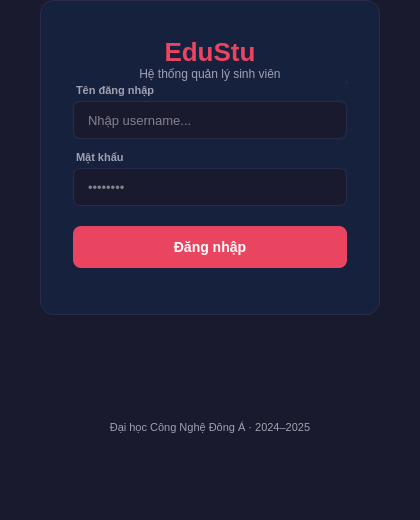
<?xml version="1.0" encoding="UTF-8"?>
<ui version="4.0">
 <class>LoginView</class>
 <widget class="QWidget" name="LoginView">
  <property name="geometry">
   <rect><x>0</x><y>0</y><width>420</width><height>520</height></rect>
  </property>
  <property name="windowTitle">
   <string>EduStu — Đăng nhập</string>
  </property>
  <property name="styleSheet">
   <string notr="true">background: #1a1a2e;</string>
  </property>
  <layout class="QVBoxLayout" name="root_layout">
   <property name="leftMargin"><number>0</number></property>
   <property name="topMargin"><number>0</number></property>
   <property name="rightMargin"><number>0</number></property>
   <property name="bottomMargin"><number>0</number></property>
   <property name="spacing"><number>0</number></property>
   <item alignment="Qt::AlignHCenter">
    <widget class="QFrame" name="frame_card">
     <property name="minimumSize"><size><width>340</width><height>0</height></size></property>
     <property name="maximumSize"><size><width>340</width><height>16777215</height></size></property>
     <property name="frameShape"><enum>QFrame::StyledPanel</enum></property>
     <property name="styleSheet">
      <string notr="true">QFrame { background: #16213e; border: 1px solid #2a2a4a; border-radius: 14px; }</string>
     </property>
     <layout class="QVBoxLayout" name="card_layout">
      <property name="leftMargin"><number>32</number></property>
      <property name="topMargin"><number>36</number></property>
      <property name="rightMargin"><number>32</number></property>
      <property name="bottomMargin"><number>32</number></property>
      <property name="spacing"><number>0</number></property>
      <item>
       <widget class="QLabel" name="lbl_logo">
        <property name="text"><string>EduStu</string></property>
        <property name="alignment"><set>Qt::AlignCenter</set></property>
        <property name="styleSheet">
         <string notr="true">color: #e94560; font-size: 26px; font-weight: bold; border: none; font-family: 'Segoe UI';</string>
        </property>
       </widget>
      </item>
      <item>
       <widget class="QLabel" name="lbl_sub">
        <property name="text"><string>Hệ thống quản lý sinh viên</string></property>
        <property name="alignment"><set>Qt::AlignCenter</set></property>
        <property name="styleSheet">
         <string notr="true">color: #a0a0b0; font-size: 12px; border: none;</string>
        </property>
       </widget>
      </item>
      <item>
       <widget class="QFrame" name="line_divider">
        <property name="frameShape"><enum>QFrame::HLine</enum></property>
        <property name="frameShadow"><enum>QFrame::Sunken</enum></property>
        <property name="styleSheet">
         <string notr="true">color: #2a2a4a; margin: 20px 0 24px 0;</string>
        </property>
       </widget>
      </item>
      <item>
       <widget class="QLabel" name="lbl_username_title">
        <property name="text"><string>Tên đăng nhập</string></property>
        <property name="styleSheet">
         <string notr="true">color: #a0a0b0; font-size: 11px; font-weight: 600; border: none; margin-bottom: 4px;</string>
        </property>
       </widget>
      </item>
      <item>
       <widget class="QLineEdit" name="inp_user">
        <property name="placeholderText"><string>Nhập username...</string></property>
        <property name="minimumSize"><size><width>0</width><height>38</height></size></property>
        <property name="maximumSize"><size><width>16777215</width><height>38</height></size></property>
        <property name="styleSheet">
         <string notr="true">QLineEdit { background: #1a1a2e; color: #eaeaea; border: 1px solid #2a2a4a; border-radius: 7px; padding: 0 12px; font-size: 13px; } QLineEdit:focus { border-color: #e94560; }</string>
        </property>
       </widget>
      </item>
      <item>
       <spacer name="sp1">
        <property name="orientation"><enum>Qt::Vertical</enum></property>
        <property name="sizeType"><enum>QSizePolicy::Fixed</enum></property>
        <property name="sizeHint" stdset="0"><size><width>20</width><height>12</height></size></property>
       </spacer>
      </item>
      <item>
       <widget class="QLabel" name="lbl_password_title">
        <property name="text"><string>Mật khẩu</string></property>
        <property name="styleSheet">
         <string notr="true">color: #a0a0b0; font-size: 11px; font-weight: 600; border: none; margin-bottom: 4px;</string>
        </property>
       </widget>
      </item>
      <item>
       <widget class="QLineEdit" name="inp_pass">
        <property name="placeholderText"><string>••••••••</string></property>
        <property name="minimumSize"><size><width>0</width><height>38</height></size></property>
        <property name="maximumSize"><size><width>16777215</width><height>38</height></size></property>
        <property name="echoMode"><enum>QLineEdit::Password</enum></property>
        <property name="styleSheet">
         <string notr="true">QLineEdit { background: #1a1a2e; color: #eaeaea; border: 1px solid #2a2a4a; border-radius: 7px; padding: 0 12px; font-size: 13px; } QLineEdit:focus { border-color: #e94560; }</string>
        </property>
       </widget>
      </item>
      <item>
       <spacer name="sp2">
        <property name="orientation"><enum>Qt::Vertical</enum></property>
        <property name="sizeType"><enum>QSizePolicy::Fixed</enum></property>
        <property name="sizeHint" stdset="0"><size><width>20</width><height>20</height></size></property>
       </spacer>
      </item>
      <item>
       <widget class="QPushButton" name="btn_login">
        <property name="text"><string>Đăng nhập</string></property>
        <property name="minimumSize"><size><width>0</width><height>42</height></size></property>
        <property name="maximumSize"><size><width>16777215</width><height>42</height></size></property>
        <property name="cursor"><cursorShape>PointingHandCursor</cursorShape></property>
        <property name="styleSheet">
         <string notr="true">QPushButton { background: #e94560; color: white; border: none; border-radius: 8px; font-size: 14px; font-weight: 700; font-family: 'Segoe UI'; } QPushButton:hover { background: #c73050; } QPushButton:pressed { background: #a02040; } QPushButton:disabled { background: #2a2a4a; color: #a0a0b0; }</string>
        </property>
       </widget>
      </item>
      <item>
       <widget class="QLabel" name="lbl_err">
        <property name="text"><string/></property>
        <property name="alignment"><set>Qt::AlignCenter</set></property>
        <property name="wordWrap"><bool>true</bool></property>
        <property name="styleSheet">
         <string notr="true">color: #e74c3c; font-size: 12px; border: none;</string>
        </property>
       </widget>
      </item>
     </layout>
    </widget>
   </item>
   <item>
    <spacer name="sp_mid">
     <property name="orientation"><enum>Qt::Vertical</enum></property>
     <property name="sizeType"><enum>QSizePolicy::Fixed</enum></property>
     <property name="sizeHint" stdset="0"><size><width>20</width><height>20</height></size></property>
    </spacer>
   </item>
   <item>
    <widget class="QLabel" name="lbl_footer">
     <property name="text"><string>Đại học Công Nghệ Đông Á · 2024–2025</string></property>
     <property name="alignment"><set>Qt::AlignCenter</set></property>
     <property name="styleSheet">
      <string notr="true">color: #a0a0b0; font-size: 11px;</string>
     </property>
    </widget>
   </item>
  </layout>
 </widget>
 <resources/>
 <connections/>
</ui>
